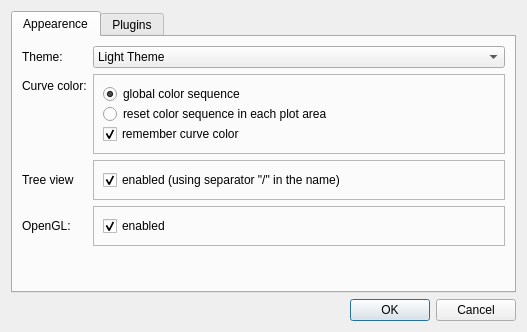
<?xml version="1.0" encoding="UTF-8"?>
<ui version="4.0">
 <class>PreferencesDialog</class>
 <widget class="QDialog" name="PreferencesDialog">
  <property name="geometry">
   <rect>
    <x>0</x>
    <y>0</y>
    <width>527</width>
    <height>332</height>
   </rect>
  </property>
  <property name="minimumSize">
   <size>
    <width>450</width>
    <height>0</height>
   </size>
  </property>
  <property name="windowTitle">
   <string>Preferences</string>
  </property>
  <layout class="QVBoxLayout" name="verticalLayout">
   <item>
    <widget class="QTabWidget" name="tabWidget">
     <property name="focusPolicy">
      <enum>Qt::NoFocus</enum>
     </property>
     <property name="currentIndex">
      <number>0</number>
     </property>
     <widget class="QWidget" name="tab">
      <attribute name="title">
       <string>Appearence</string>
      </attribute>
      <layout class="QFormLayout" name="formLayout">
       <item row="1" column="1">
        <widget class="QComboBox" name="comboBoxTheme">
         <item>
          <property name="text">
           <string>Light Theme</string>
          </property>
         </item>
         <item>
          <property name="text">
           <string>Dark Theme</string>
          </property>
         </item>
        </widget>
       </item>
       <item row="1" column="0">
        <widget class="QLabel" name="label">
         <property name="text">
          <string>Theme:</string>
         </property>
        </widget>
       </item>
       <item row="2" column="1">
        <widget class="QFrame" name="frame">
         <property name="frameShape">
          <enum>QFrame::StyledPanel</enum>
         </property>
         <property name="frameShadow">
          <enum>QFrame::Raised</enum>
         </property>
         <layout class="QVBoxLayout" name="verticalLayout_2">
          <property name="spacing">
           <number>0</number>
          </property>
          <item>
           <widget class="QRadioButton" name="radioGlobalColorIndex">
            <property name="text">
             <string>global color sequence</string>
            </property>
            <property name="checked">
             <bool>true</bool>
            </property>
           </widget>
          </item>
          <item>
           <widget class="QRadioButton" name="radioLocalColorIndex">
            <property name="text">
             <string>reset color sequence in each plot area</string>
            </property>
           </widget>
          </item>
          <item>
           <widget class="QCheckBox" name="checkBoxRememberColor">
            <property name="text">
             <string>remember curve color</string>
            </property>
            <property name="checked">
             <bool>true</bool>
            </property>
           </widget>
          </item>
         </layout>
        </widget>
       </item>
       <item row="2" column="0">
        <widget class="QLabel" name="label_2">
         <property name="text">
          <string>Curve color:</string>
         </property>
        </widget>
       </item>
       <item row="3" column="1">
        <widget class="QFrame" name="frame_2">
         <property name="minimumSize">
          <size>
           <width>0</width>
           <height>40</height>
          </size>
         </property>
         <property name="frameShape">
          <enum>QFrame::StyledPanel</enum>
         </property>
         <property name="frameShadow">
          <enum>QFrame::Raised</enum>
         </property>
         <layout class="QVBoxLayout" name="verticalLayout_4">
          <item>
           <widget class="QCheckBox" name="checkBoxSeparator">
            <property name="toolTip">
             <string>&lt;html&gt;&lt;head/&gt;&lt;body&gt;&lt;p&gt;Change will not be applied to existing timeseries.&lt;/p&gt;&lt;/body&gt;&lt;/html&gt;</string>
            </property>
            <property name="text">
             <string>enabled (using separator &quot;/&quot; in the name)</string>
            </property>
            <property name="checked">
             <bool>true</bool>
            </property>
           </widget>
          </item>
         </layout>
        </widget>
       </item>
       <item row="3" column="0">
        <widget class="QLabel" name="label_6">
         <property name="minimumSize">
          <size>
           <width>0</width>
           <height>40</height>
          </size>
         </property>
         <property name="toolTip">
          <string>&lt;html&gt;&lt;head/&gt;&lt;body&gt;&lt;p&gt;The &amp;quot;Name Separator&amp;quot; is the character use to split the name of a timeseries in the tree view (Timeseries Panel).&lt;/p&gt;&lt;p&gt;Default is &lt;span style=&quot; font-weight:600;&quot;&gt;&amp;quot;/&amp;quot;&lt;/span&gt;.&lt;/p&gt;&lt;/body&gt;&lt;/html&gt;</string>
         </property>
         <property name="text">
          <string>Tree view</string>
         </property>
        </widget>
       </item>
       <item row="4" column="0">
        <widget class="QLabel" name="label_7">
         <property name="minimumSize">
          <size>
           <width>0</width>
           <height>40</height>
          </size>
         </property>
         <property name="text">
          <string>OpenGL:</string>
         </property>
        </widget>
       </item>
       <item row="4" column="1">
        <widget class="QFrame" name="frame_3">
         <property name="frameShape">
          <enum>QFrame::StyledPanel</enum>
         </property>
         <property name="frameShadow">
          <enum>QFrame::Raised</enum>
         </property>
         <layout class="QVBoxLayout" name="verticalLayout_5">
          <item>
           <widget class="QCheckBox" name="checkBoxOpenGL">
            <property name="toolTip">
             <string>&lt;html&gt;&lt;head/&gt;&lt;body&gt;&lt;p&gt;Change will not be applied to existing plots.&lt;/p&gt;&lt;/body&gt;&lt;/html&gt;</string>
            </property>
            <property name="text">
             <string>enabled</string>
            </property>
            <property name="checked">
             <bool>true</bool>
            </property>
           </widget>
          </item>
         </layout>
        </widget>
       </item>
      </layout>
     </widget>
     <widget class="QWidget" name="tabPlugins">
      <attribute name="title">
       <string>Plugins</string>
      </attribute>
      <layout class="QVBoxLayout" name="verticalLayout_3">
       <item>
        <layout class="QHBoxLayout" name="horizontalLayout">
         <item>
          <widget class="QLabel" name="label_3">
           <property name="text">
            <string>&lt;html&gt;&lt;head/&gt;&lt;body&gt;&lt;p&gt;&lt;span style=&quot; font-weight:600;&quot;&gt;Plugin folders:&lt;/span&gt;&lt;/p&gt;&lt;/body&gt;&lt;/html&gt;</string>
           </property>
          </widget>
         </item>
         <item>
          <spacer name="horizontalSpacer">
           <property name="orientation">
            <enum>Qt::Horizontal</enum>
           </property>
           <property name="sizeHint" stdset="0">
            <size>
             <width>40</width>
             <height>20</height>
            </size>
           </property>
          </spacer>
         </item>
         <item>
          <widget class="QPushButton" name="pushButtonAdd">
           <property name="minimumSize">
            <size>
             <width>24</width>
             <height>24</height>
            </size>
           </property>
           <property name="maximumSize">
            <size>
             <width>24</width>
             <height>24</height>
            </size>
           </property>
           <property name="toolTip">
            <string>&lt;html&gt;&lt;head/&gt;&lt;body&gt;&lt;p&gt;Add folder&lt;/p&gt;&lt;/body&gt;&lt;/html&gt;</string>
           </property>
           <property name="text">
            <string/>
           </property>
           <property name="iconSize">
            <size>
             <width>22</width>
             <height>22</height>
            </size>
           </property>
           <property name="flat">
            <bool>true</bool>
           </property>
          </widget>
         </item>
         <item>
          <widget class="QPushButton" name="pushButtonRemove">
           <property name="minimumSize">
            <size>
             <width>24</width>
             <height>24</height>
            </size>
           </property>
           <property name="maximumSize">
            <size>
             <width>24</width>
             <height>24</height>
            </size>
           </property>
           <property name="toolTip">
            <string>&lt;html&gt;&lt;head/&gt;&lt;body&gt;&lt;p&gt;Remove selected&lt;/p&gt;&lt;/body&gt;&lt;/html&gt;</string>
           </property>
           <property name="text">
            <string/>
           </property>
           <property name="iconSize">
            <size>
             <width>20</width>
             <height>20</height>
            </size>
           </property>
           <property name="flat">
            <bool>true</bool>
           </property>
          </widget>
         </item>
        </layout>
       </item>
       <item>
        <widget class="QLabel" name="label_5">
         <property name="text">
          <string>Order is important: drag and drop the items to change the order.</string>
         </property>
         <property name="wordWrap">
          <bool>true</bool>
         </property>
        </widget>
       </item>
       <item>
        <widget class="QListWidget" name="listWidget">
         <property name="focusPolicy">
          <enum>Qt::ClickFocus</enum>
         </property>
         <property name="editTriggers">
          <set>QAbstractItemView::NoEditTriggers</set>
         </property>
         <property name="dragDropMode">
          <enum>QAbstractItemView::InternalMove</enum>
         </property>
         <property name="defaultDropAction">
          <enum>Qt::MoveAction</enum>
         </property>
         <property name="spacing">
          <number>4</number>
         </property>
        </widget>
       </item>
       <item>
        <widget class="QLabel" name="label_4">
         <property name="text">
          <string>&lt;html&gt;&lt;head/&gt;&lt;body&gt;&lt;p&gt;&lt;span style=&quot; font-weight:600;&quot;&gt;Note&lt;/span&gt;: this change will take effect the next time PlotJuggler is started&lt;/p&gt;&lt;/body&gt;&lt;/html&gt;</string>
         </property>
         <property name="wordWrap">
          <bool>true</bool>
         </property>
        </widget>
       </item>
      </layout>
     </widget>
    </widget>
   </item>
   <item>
    <widget class="QDialogButtonBox" name="buttonBox">
     <property name="orientation">
      <enum>Qt::Horizontal</enum>
     </property>
     <property name="standardButtons">
      <set>QDialogButtonBox::Cancel|QDialogButtonBox::Ok</set>
     </property>
    </widget>
   </item>
  </layout>
 </widget>
 <resources/>
 <connections>
  <connection>
   <sender>buttonBox</sender>
   <signal>accepted()</signal>
   <receiver>PreferencesDialog</receiver>
   <slot>accept()</slot>
   <hints>
    <hint type="sourcelabel">
     <x>248</x>
     <y>254</y>
    </hint>
    <hint type="destinationlabel">
     <x>157</x>
     <y>274</y>
    </hint>
   </hints>
  </connection>
  <connection>
   <sender>buttonBox</sender>
   <signal>rejected()</signal>
   <receiver>PreferencesDialog</receiver>
   <slot>reject()</slot>
   <hints>
    <hint type="sourcelabel">
     <x>316</x>
     <y>260</y>
    </hint>
    <hint type="destinationlabel">
     <x>286</x>
     <y>274</y>
    </hint>
   </hints>
  </connection>
 </connections>
</ui>
